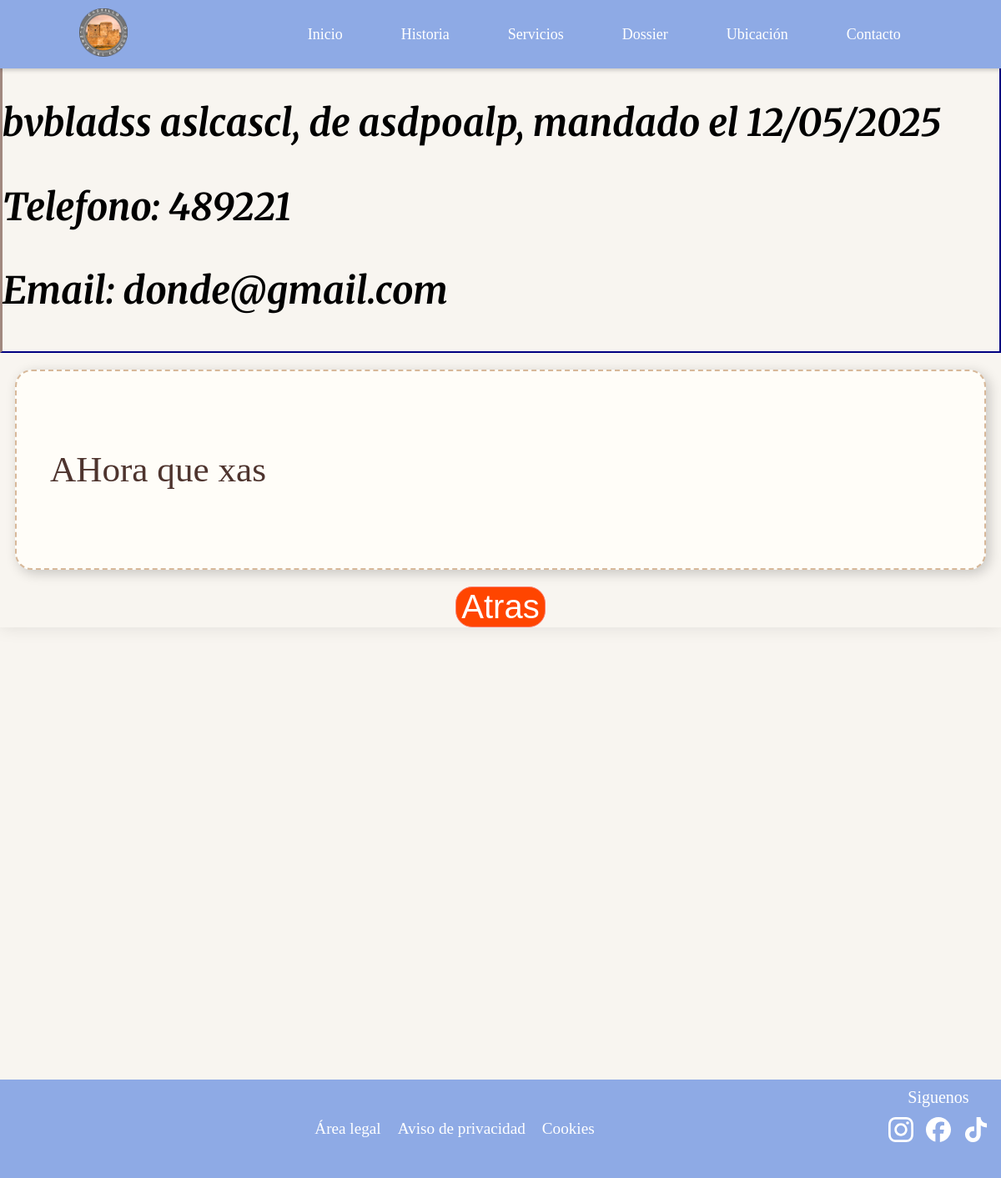
/12/ver_mensaje, run on the app's committed database.
### appcastillocongosto/models.py (models this page shows, shortened)
class Contacto(models.Model):
    id = models.AutoField(primary_key=True)
    nombre = models.CharField("Nombre", max_length=25)
    apellidos = models.CharField("Apellidos", max_length=100, null=True, blank=True)
    email = models.CharField("Email", max_length=100, null=True, blank=True)
    telefono = models.CharField("Telefono", max_length=9, null=True, blank=True)
    lugar = models.CharField("Lugar", max_length=100, null=True, blank=True)
    fecha = models.DateTimeField("Fecha y Hora", default=timezone.now)
    mensaje = models.TextField("Mensaje")
    leido = models.BooleanField("Leido", default=False)
    contestado = models.BooleanField("Contestado", default=False)
    class Meta:
        verbose_name = "Contacto"
        verbose_name_plural = "Contactos"
        ordering = ['nombre']

### appcastillocongosto/views.py (the view)
# urls.py: re_path(r'^(?P<id>\d+)/ver_mensaje$', views.ver_mensaje, name='ver_mensaje'),
def ver_mensaje(request, id):
    contacto = Contacto.objects.get(id=id)
    if request.method == 'POST':
        contacto.leido = True
        contacto.save()
        return redirect('chat')
    context = {'contacto': contacto}
    return render (request, 'ver_mensaje.html', context=context)

### templates/ver_mensaje.html (shortened to what this page needs)
{% extends "base2.html" %}
{% load static %}
{% block head %}
<link rel="stylesheet" href="{% static 'css/mensaje.css' %}">
{% endblock %}
{% block content %}
<br><br><br><br>
<div class="contenido">
    <div class="datos-personales">
        <p>{{ contacto.nombre }} {{ contacto.apellidos }}, de {{ contacto.lugar }}, mandado el {{ contacto.fecha|date:"d/m/Y" }}</p>
        <p>Telefono: {{ contacto.telefono }}</p>
        <p>Email: {{ contacto.email }}</p>
    </div>
    <div class="mensaje">
        <p>{{ contacto.mensaje }}</p>
    </div>
    <div>
        <form method="post">
                <input type="submit" value="Atras" class="boton-atras">
        </form>
    </div>
</div>
{% endblock content %}

### static/css/mensaje.css (style rules this page uses)
body { background: #f8f5f0; margin: 0; display: flex; flex-direction: column; align-items: center; min-height: 100vh; overflow-x: hidden; }
.contenido { width: 100%; flex-grow: 1; overflow-y: auto; margin-bottom: 55%; box-shadow: 0 0 20px rgba(0, 0, 0, 0.1); }
.datos-personales { border: 2px solid navy; font-family: 'Merriweather', serif; font-weight: bold; font-style: italic; font-size: 2.8rem; border-left: 3px solid #a1887f; }
.mensaje { background: #fffdf8; border: 2px dashed #d7b899; border-radius: 20px; box-shadow: 4px 4px 15px rgba(0, 0, 0, 0.2); padding: 40px; margin: 20px auto; width: 100%; max-width: 90%; font-family: 'Dancing Scripts', cursive; font-size: 2.7rem; line-height: 1.6; color: #4e342e; text-align: left; }
.boton-atras { display: flex; justify-self: center; border: 1px solid salmon; border-radius: 20px; background: orangered; color: white; font-size: 22px; cursor: pointer; transition: 0.5s; font-size: 2.5rem; }

### templates/base2.html (style rules this page uses)
html { overflow-y: scroll; }

### data on the page
Contacto: nombre "bvbladss", apellidos "aslcascl", lugar "asdpoalp", fecha "12/05/2025", telefono "489221", email "donde@gmail.com", mensaje "AHora que xas"
